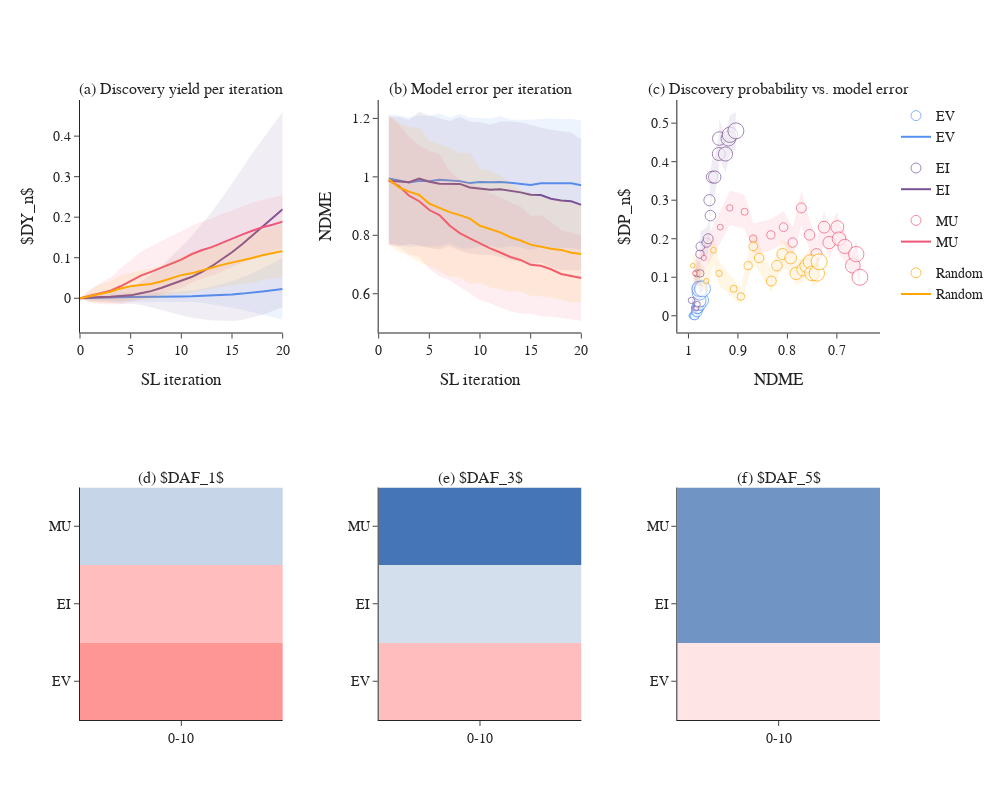

Notebook source saved alongside this figure:
### Code cell
fig = make_subplots(
    rows=2, cols=3,
    # specs=[],
    # print_grid=True,
    # shared_xaxes=True,
    # vertical_spacing=0.1,
    horizontal_spacing=0.12,
    subplot_titles=['(a) Discovery yield per iteration',  '(b) Model error per iteration', '(c) Discovery probability vs. model error',
    '(d) $DAF_1$', '(e) $DAF_3$', '(f) $DAF_5$']
)

fig.add_trace(go.Heatmap(z=DAF1, x=tr1, y=af1, hoverongaps = False, coloraxis = "coloraxis", showlegend=False), row=2, col=1)
fig.add_trace(go.Heatmap(z=DAF3, x=tr3, y=af3, hoverongaps = False, coloraxis = "coloraxis", showlegend=False), row=2, col=2)
fig.add_trace(go.Heatmap(z=DAF5, x=tr5, y=af5, hoverongaps = False, coloraxis = "coloraxis", showlegend=False), row=2, col=3)

# calculate a custom colorscalce where the midpoint = white, low=red, high=blue
color_vals = np.array([DAF1+DAF3+DAF5])
c_min = color_vals.min()
c_max = color_vals.max()
midpoint_color = ((1-c_min)/(c_max-c_min))

custom_balance_r= [
    [0.0, 'rgb(255, 150, 150)'],
    [midpoint_color, 'rgb(255,255,255)'],
    [1, 'rgb(69,117,180)']]

fig.update_layout(coloraxis = {'colorscale':custom_balance_r, 'colorbar':{'tickvals':[0,0.5,1,2.5,5], 'title':'<i>DAF<sub>n</sub></i>'}})
fig.update_layout(xaxis_showticklabels=True)
fig.update(layout_coloraxis_showscale=False)

fig.update_layout(coloraxis_colorbar=dict(
#     lenmode="pixels", 
    len=1,
))

for trace in discovery_yield_traces:
    fig.add_trace(trace, row=1, col=1)

for trace in ndme_traces:
    fig.add_trace(trace, row=1, col=2)

for trace in discovery_probability_traces:
    fig.add_trace(trace, row=1, col=3)

fig.update_xaxes(title_text='SL iteration', row=1, col=1)
fig.update_xaxes(title_text='SL iteration', row=1, col=2)
fig.update_xaxes(title_text='NDME', autorange='reversed', row=1, col=3)
fig.update_yaxes(title_text='$DY_n$', row=1, col=1)
fig.update_yaxes(title_text='NDME', row=1, col=2)
fig.update_yaxes(title_text='$DP_n$', row=1, col=3)

fig.update_layout(font=dict(family="Barlow Semi Condensed", size=14), width=1000, height=800,  showlegend=True)
fig.show()

### Figure 1 — Plotly figure (JSON) as saved in the notebook; plotly's stock layout.template omitted (floating-point values rounded to 4 significant figures)
{"data": [{"coloraxis": "coloraxis", "hoverongaps": false, "showlegend": false, "type": "heatmap", "x": ["0-10"], "xaxis": "x4", "y": ["EV", "EI", "MU"], "yaxis": "y4", "z": [[0.2], [0.5], [1.4]]}, {"coloraxis": "coloraxis", "hoverongaps": false, "showlegend": false, "type": "heatmap", "x": ["0-10"], "xaxis": "x5", "y": ["EV", "EI", "MU"], "yaxis": "y5", "z": [[0.5], [1.3], [2.3]]}, {"coloraxis": "coloraxis", "hoverongaps": false, "showlegend": false, "type": "heatmap", "x": ["0-10"], "xaxis": "x6", "y": ["EV", "EI", "MU"], "yaxis": "y6", "z": [[0.8], [2], [2]]}, {"legendgroup": "EV", "line": {"color": "#5592f3"}, "mode": "lines", "name": "EV", "showlegend": true, "type": "scatter", "x": [0, 1, 2, 3, 4, 5, 6, 7, 8, 9, 10, 11, 12, 13, 14, 15, 16, 17, 18, 19, 20], "xaxis": "x", "y": [0, 0.0009524, 0.0009524, 0.001905, 0.002381, 0.002857, 0.002857, 0.002857, 0.002857, 0.003333, 0.004286, 0.004762, 0.005714, 0.006667, 0.008095, 0.009524, 0.01143, 0.01333, 0.01667, 0.01952, 0.02286], "yaxis": "y"}, {"legendgroup": "EV", "line": {"width": 0}, "marker": {"color": "#5592f3", "opacity": 0.5}, "mode": "lines", "name": "Upper Bound", "showlegend": false, "type": "scatter", "x": [0, 1, 2, 3, 4, 5, 6, 7, 8, 9, 10, 11, 12, 13, 14, 15, 16, 17, 18, 19, 20], "xaxis": "x", "y": [0, 0.007619, 0.007619, 0.01124, 0.01276, 0.01417, 0.01417, 0.01417, 0.01417, 0.01548, 0.01791, 0.01905, 0.02259, 0.02798, 0.03508, 0.04252, 0.05134, 0.06099, 0.07316, 0.08519, 0.09889], "yaxis": "y"}, {"fill": "tonexty", "fillcolor": "rgba(85, 146, 243, 0.1)", "legendgroup": "EV", "line": {"width": 0}, "marker": {"color": "#5592f3"}, "mode": "lines", "name": "Lower Bound", "showlegend": false, "type": "scatter", "x": [0, 1, 2, 3, 4, 5, 6, 7, 8, 9, 10, 11, 12, 13, 14, 15, 16, 17, 18, 19, 20], "xaxis": "x", "y": [0, -0.005714, -0.005714, -0.007427, -0.007997, -0.008452, -0.008452, -0.008452, -0.008452, -0.008817, -0.009342, -0.009524, -0.01116, -0.01465, -0.01889, -0.02347, -0.02848, -0.03432, -0.03983, -0.04615, -0.05318], "yaxis": "y"}, {"legendgroup": "EI", "line": {"color": "#7a5195"}, "mode": "lines", "name": "EI", "showlegend": true, "type": "scatter", "x": [0, 1, 2, 3, 4, 5, 6, 7, 8, 9, 10, 11, 12, 13, 14, 15, 16, 17, 18, 19, 20], "xaxis": "x", "y": [0, 0.001905, 0.002857, 0.00381, 0.005238, 0.007143, 0.01238, 0.01762, 0.02524, 0.03381, 0.04286, 0.05238, 0.06476, 0.07905, 0.09619, 0.1133, 0.1333, 0.1552, 0.1752, 0.1971, 0.2195], "yaxis": "y"}, {"legendgroup": "EI", "line": {"width": 0}, "marker": {"color": "#7a5195", "opacity": 0.5}, "mode": "lines", "name": "Upper Bound", "showlegend": false, "type": "scatter", "x": [0, 1, 2, 3, 4, 5, 6, 7, 8, 9, 10, 11, 12, 13, 14, 15, 16, 17, 18, 19, 20], "xaxis": "x", "y": [0, 0.01124, 0.01417, 0.01838, 0.02416, 0.02776, 0.04065, 0.05726, 0.07846, 0.1023, 0.1274, 0.1528, 0.1817, 0.2129, 0.2472, 0.2825, 0.3203, 0.3576, 0.3909, 0.4255, 0.4604], "yaxis": "y"}, {"fill": "tonexty", "fillcolor": "rgba(122, 81, 149, 0.1)", "legendgroup": "EI", "line": {"width": 0}, "marker": {"color": "#7a5195"}, "mode": "lines", "name": "Lower Bound", "showlegend": false, "type": "scatter", "x": [0, 1, 2, 3, 4, 5, 6, 7, 8, 9, 10, 11, 12, 13, 14, 15, 16, 17, 18, 19, 20], "xaxis": "x", "y": [0, -0.007427, -0.008452, -0.01076, -0.01368, -0.01348, -0.01589, -0.02203, -0.02798, -0.03463, -0.04166, -0.04807, -0.05218, -0.05483, -0.05484, -0.0558, -0.05366, -0.04709, -0.04046, -0.03123, -0.0214], "yaxis": "y"}, {"legendgroup": "MU", "line": {"color": "#ef5675"}, "mode": "lines", "name": "MU", "showlegend": true, "type": "scatter", "x": [0, 1, 2, 3, 4, 5, 6, 7, 8, 9, 10, 11, 12, 13, 14, 15, 16, 17, 18, 19, 20], "xaxis": "x", "y": [0, 0.00619, 0.01143, 0.01857, 0.02952, 0.04286, 0.05571, 0.06524, 0.07524, 0.08619, 0.09524, 0.1086, 0.1186, 0.1262, 0.1371, 0.1462, 0.1571, 0.1667, 0.1752, 0.1814, 0.189], "yaxis": "y"}, {"legendgroup": "MU", "line": {"width": 0}, "marker": {"color": "#ef5675", "opacity": 0.5}, "mode": "lines", "name": "Upper Bound", "showlegend": false, "type": "scatter", "x": [0, 1, 2, 3, 4, 5, 6, 7, 8, 9, 10, 11, 12, 13, 14, 15, 16, 17, 18, 19, 20], "xaxis": "x", "y": [0, 0.0222, 0.03761, 0.05149, 0.07357, 0.09437, 0.1144, 0.1276, 0.1416, 0.1538, 0.1655, 0.1789, 0.1887, 0.1966, 0.2085, 0.2166, 0.2266, 0.2358, 0.2425, 0.248, 0.2548], "yaxis": "y"}, {"fill": "tonexty", "fillcolor": "rgba(239, 86, 117, 0.1)", "legendgroup": "MU", "line": {"width": 0}, "marker": {"color": "#ef5675"}, "mode": "lines", "name": "Lower Bound", "showlegend": false, "type": "scatter", "x": [0, 1, 2, 3, 4, 5, 6, 7, 8, 9, 10, 11, 12, 13, 14, 15, 16, 17, 18, 19, 20], "xaxis": "x", "y": [0, -0.009824, -0.01476, -0.01435, -0.01452, -0.008651, -0.003016, 0.002912, 0.008851, 0.01861, 0.02493, 0.03824, 0.04843, 0.05576, 0.06578, 0.0758, 0.08765, 0.0975, 0.1079, 0.1149, 0.1233], "yaxis": "y"}, {"legendgroup": "Random", "line": {"color": "#ffa600"}, "mode": "lines", "name": "Random", "showlegend": true, "type": "scatter", "x": [0, 1, 2, 3, 4, 5, 6, 7, 8, 9, 10, 11, 12, 13, 14, 15, 16, 17, 18, 19, 20], "xaxis": "x", "y": [0, 0.005714, 0.0119, 0.01619, 0.02429, 0.02952, 0.03286, 0.03524, 0.04143, 0.05, 0.05714, 0.06143, 0.06762, 0.07524, 0.08238, 0.08762, 0.09333, 0.09952, 0.1062, 0.1114, 0.1167], "yaxis": "y"}, {"legendgroup": "Random", "line": {"width": 0}, "marker": {"color": "#ffa600", "opacity": 0.5}, "mode": "lines", "name": "Upper Bound", "showlegend": false, "type": "scatter", "x": [0, 1, 2, 3, 4, 5, 6, 7, 8, 9, 10, 11, 12, 13, 14, 15, 16, 17, 18, 19, 20], "xaxis": "x", "y": [0, 0.02119, 0.03462, 0.04246, 0.05762, 0.06372, 0.0683, 0.0725, 0.0805, 0.09172, 0.1033, 0.1101, 0.1153, 0.1266, 0.1366, 0.143, 0.1512, 0.1616, 0.1671, 0.1743, 0.1824], "yaxis": "y"}, {"fill": "tonexty", "fillcolor": "rgba(255, 166, 0, 0.1)", "legendgroup": "Random", "line": {"width": 0}, "marker": {"color": "#ffa600"}, "mode": "lines", "name": "Lower Bound", "showlegend": false, "type": "scatter", "x": [0, 1, 2, 3, 4, 5, 6, 7, 8, 9, 10, 11, 12, 13, 14, 15, 16, 17, 18, 19, 20], "xaxis": "x", "y": [0, -0.00976, -0.01081, -0.01008, -0.009044, -0.004669, -0.002583, -0.002027, 0.002361, 0.008282, 0.01097, 0.01273, 0.01991, 0.02387, 0.02815, 0.0322, 0.03543, 0.0374, 0.04526, 0.04854, 0.0509], "yaxis": "y"}, {"legendgroup": "EV", "line": {"color": "#5592f3"}, "mode": "lines", "name": "EV", "showlegend": false, "type": "scatter", "x": [0, 1, 2, 3, 4, 5, 6, 7, 8, 9, 10, 11, 12, 13, 14, 15, 16, 17, 18, 19, 20], "xaxis": "x2", "y": [null, 0.9944, 0.9889, 0.9811, 0.9869, 0.9852, 0.9903, 0.9875, 0.9854, 0.9786, 0.9825, 0.9812, 0.9824, 0.9797, 0.9769, 0.9724, 0.9781, 0.9782, 0.9774, 0.9777, 0.9716], "yaxis": "y2"}, {"legendgroup": "EV", "line": {"width": 0}, "marker": {"color": "#5592f3", "opacity": 0.5}, "mode": "lines", "name": "Upper Bound", "showlegend": false, "type": "scatter", "x": [0, 1, 2, 3, 4, 5, 6, 7, 8, 9, 10, 11, 12, 13, 14, 15, 16, 17, 18, 19, 20], "xaxis": "x2", "y": [null, 1.214, 1.21, 1.203, 1.211, 1.208, 1.218, 1.203, 1.215, 1.203, 1.202, 1.2, 1.208, 1.196, 1.196, 1.195, 1.198, 1.2, 1.197, 1.199, 1.192], "yaxis": "y2"}, {"fill": "tonexty", "fillcolor": "rgba(85, 146, 243, 0.1)", "legendgroup": "EV", "line": {"width": 0}, "marker": {"color": "#5592f3"}, "mode": "lines", "name": "Lower Bound", "showlegend": false, "type": "scatter", "x": [0, 1, 2, 3, 4, 5, 6, 7, 8, 9, 10, 11, 12, 13, 14, 15, 16, 17, 18, 19, 20], "xaxis": "x2", "y": [null, 0.7743, 0.7676, 0.7594, 0.7627, 0.7626, 0.7627, 0.7716, 0.7553, 0.7539, 0.7627, 0.7628, 0.7564, 0.7629, 0.7579, 0.7496, 0.7585, 0.7565, 0.7576, 0.7566, 0.7509], "yaxis": "y2"}, {"legendgroup": "EI", "line": {"color": "#7a5195"}, "mode": "lines", "name": "EI", "showlegend": false, "type": "scatter", "x": [0, 1, 2, 3, 4, 5, 6, 7, 8, 9, 10, 11, 12, 13, 14, 15, 16, 17, 18, 19, 20], "xaxis": "x2", "y": [null, 0.987, 0.9841, 0.9819, 0.9939, 0.9831, 0.9762, 0.9768, 0.9759, 0.9634, 0.9601, 0.9556, 0.9575, 0.952, 0.9469, 0.9387, 0.9378, 0.9252, 0.9192, 0.9163, 0.9041], "yaxis": "y2"}, {"legendgroup": "EI", "line": {"width": 0}, "marker": {"color": "#7a5195", "opacity": 0.5}, "mode": "lines", "name": "Upper Bound", "showlegend": false, "type": "scatter", "x": [0, 1, 2, 3, 4, 5, 6, 7, 8, 9, 10, 11, 12, 13, 14, 15, 16, 17, 18, 19, 20], "xaxis": "x2", "y": [null, 1.206, 1.205, 1.195, 1.223, 1.211, 1.201, 1.191, 1.205, 1.189, 1.187, 1.178, 1.189, 1.19, 1.186, 1.176, 1.169, 1.161, 1.157, 1.152, 1.128], "yaxis": "y2"}, {"fill": "tonexty", "fillcolor": "rgba(122, 81, 149, 0.1)", "legendgroup": "EI", "line": {"width": 0}, "marker": {"color": "#7a5195"}, "mode": "lines", "name": "Lower Bound", "showlegend": false, "type": "scatter", "x": [0, 1, 2, 3, 4, 5, 6, 7, 8, 9, 10, 11, 12, 13, 14, 15, 16, 17, 18, 19, 20], "xaxis": "x2", "y": [null, 0.7685, 0.7628, 0.769, 0.7646, 0.7555, 0.7511, 0.7626, 0.7469, 0.7374, 0.7332, 0.7327, 0.7259, 0.7142, 0.7078, 0.7012, 0.7066, 0.6894, 0.6816, 0.6806, 0.6802], "yaxis": "y2"}, {"legendgroup": "MU", "line": {"color": "#ef5675"}, "mode": "lines", "name": "MU", "showlegend": false, "type": "scatter", "x": [0, 1, 2, 3, 4, 5, 6, 7, 8, 9, 10, 11, 12, 13, 14, 15, 16, 17, 18, 19, 20], "xaxis": "x2", "y": [null, 0.9872, 0.9689, 0.9357, 0.9165, 0.8865, 0.869, 0.8334, 0.8077, 0.7894, 0.7719, 0.7553, 0.7411, 0.7259, 0.7157, 0.699, 0.6958, 0.6838, 0.6677, 0.6609, 0.6535], "yaxis": "y2"}, {"legendgroup": "MU", "line": {"width": 0}, "marker": {"color": "#ef5675", "opacity": 0.5}, "mode": "lines", "name": "Upper Bound", "showlegend": false, "type": "scatter", "x": [0, 1, 2, 3, 4, 5, 6, 7, 8, 9, 10, 11, 12, 13, 14, 15, 16, 17, 18, 19, 20], "xaxis": "x2", "y": [null, 1.208, 1.179, 1.137, 1.108, 1.089, 1.078, 1.02, 0.9917, 0.9796, 0.9654, 0.9437, 0.9306, 0.9119, 0.8986, 0.8666, 0.8686, 0.8463, 0.8177, 0.8091, 0.7999], "yaxis": "y2"}, {"fill": "tonexty", "fillcolor": "rgba(239, 86, 117, 0.1)", "legendgroup": "MU", "line": {"width": 0}, "marker": {"color": "#ef5675"}, "mode": "lines", "name": "Lower Bound", "showlegend": false, "type": "scatter", "x": [0, 1, 2, 3, 4, 5, 6, 7, 8, 9, 10, 11, 12, 13, 14, 15, 16, 17, 18, 19, 20], "xaxis": "x2", "y": [null, 0.7665, 0.7588, 0.7344, 0.7255, 0.6844, 0.6596, 0.6464, 0.6237, 0.5992, 0.5783, 0.5669, 0.5517, 0.5399, 0.5328, 0.5315, 0.523, 0.5212, 0.5177, 0.5126, 0.5071], "yaxis": "y2"}, {"legendgroup": "Random", "line": {"color": "#ffa600"}, "mode": "lines", "name": "Random", "showlegend": false, "type": "scatter", "x": [0, 1, 2, 3, 4, 5, 6, 7, 8, 9, 10, 11, 12, 13, 14, 15, 16, 17, 18, 19, 20], "xaxis": "x2", "y": [null, 0.9913, 0.9641, 0.9494, 0.9381, 0.9086, 0.8939, 0.8793, 0.8689, 0.8571, 0.8324, 0.8212, 0.8099, 0.7935, 0.7822, 0.7681, 0.7611, 0.7536, 0.75, 0.7405, 0.7359], "yaxis": "y2"}, {"legendgroup": "Random", "line": {"width": 0}, "marker": {"color": "#ffa600", "opacity": 0.5}, "mode": "lines", "name": "Upper Bound", "showlegend": false, "type": "scatter", "x": [0, 1, 2, 3, 4, 5, 6, 7, 8, 9, 10, 11, 12, 13, 14, 15, 16, 17, 18, 19, 20], "xaxis": "x2", "y": [null, 1.212, 1.186, 1.17, 1.17, 1.123, 1.11, 1.099, 1.082, 1.082, 1.028, 1.021, 1.004, 0.9797, 0.9554, 0.9435, 0.9311, 0.9206, 0.9209, 0.9108, 0.9004], "yaxis": "y2"}, {"fill": "tonexty", "fillcolor": "rgba(255, 166, 0, 0.1)", "legendgroup": "Random", "line": {"width": 0}, "marker": {"color": "#ffa600"}, "mode": "lines", "name": "Lower Bound", "showlegend": false, "type": "scatter", "x": [0, 1, 2, 3, 4, 5, 6, 7, 8, 9, 10, 11, 12, 13, 14, 15, 16, 17, 18, 19, 20], "xaxis": "x2", "y": [null, 0.7705, 0.7421, 0.7291, 0.7068, 0.6938, 0.6775, 0.6592, 0.6559, 0.6323, 0.6372, 0.6211, 0.6158, 0.6072, 0.6089, 0.5927, 0.591, 0.5866, 0.5791, 0.5703, 0.5713], "yaxis": "y2"}, {"legendgroup": "EV", "marker": {"color": "white", "line": {"color": "#5592f3", "width": 1}, "size": [4, 4.6, 5.2, 5.8, 6.4, 7, 7.6, 8.2, 8.8, 9.4, 10, 10.6, 11.2, 11.8, 12.4, 13, 13.6, 14.2, 14.8, 15.4, 16]}, "mode": "markers", "name": "EV", "showlegend": true, "type": "scatter", "x": [null, 0.9944, 0.9889, 0.9811, 0.9869, 0.9852, 0.9903, 0.9875, 0.9854, 0.9786, 0.9825, 0.9812, 0.9824, 0.9797, 0.9769, 0.9724, 0.9781, 0.9782, 0.9774, 0.9777, 0.9716], "xaxis": "x3", "y": [0.02, 0, 0.02, 0.01, 0.01, 0, 0, 0, 0.01, 0.02, 0.01, 0.02, 0.02, 0.03, 0.03, 0.04, 0.04, 0.07, 0.06, 0.07, 0.07], "yaxis": "y3"}, {"legendgroup": "EV", "line": {"width": 0}, "marker": {"color": "#5592f3"}, "mode": "lines", "name": "Upper Bound", "showlegend": false, "type": "scatter", "x": [null, 0.9944, 0.9889, 0.9811, 0.9869, 0.9852, 0.9903, 0.9875, 0.9854, 0.9786, 0.9825, 0.9812, 0.9824, 0.9797, 0.9769, 0.9724, 0.9781, 0.9782, 0.9774, 0.9777, 0.9716], "xaxis": "x3", "y": [0.034, 0, 0.034, 0.01995, 0.01995, 0, 0, 0, 0.01995, 0.034, 0.01995, 0.034, 0.034, 0.04706, 0.04706, 0.0596, 0.0596, 0.09551, 0.08375, 0.09551, 0.09551], "yaxis": "y3"}, {"fill": "tonexty", "fillcolor": "rgba(85, 146, 243, 0.1)", "legendgroup": "EV", "line": {"width": 0}, "marker": {"color": "#5592f3"}, "mode": "lines", "name": "Lower Bound", "showlegend": false, "type": "scatter", "x": [null, 0.9944, 0.9889, 0.9811, 0.9869, 0.9852, 0.9903, 0.9875, 0.9854, 0.9786, 0.9825, 0.9812, 0.9824, 0.9797, 0.9769, 0.9724, 0.9781, 0.9782, 0.9774, 0.9777, 0.9716], "xaxis": "x3", "y": [0.006, 0, 0.006, 5.013e-05, 5.013e-05, 0, 0, 0, 5.013e-05, 0.006, 5.013e-05, 0.006, 0.006, 0.01294, 0.01294, 0.0204, 0.0204, 0.04449, 0.03625, 0.04449, 0.04449], "yaxis": "y3"}, {"legendgroup": "EI", "marker": {"color": "white", "line": {"color": "#7a5195", "width": 1}, "size": [4, 4.6, 5.2, 5.8, 6.4, 7, 7.6, 8.2, 8.8, 9.4, 10, 10.6, 11.2, 11.8, 12.4, 13, 13.6, 14.2, 14.8, 15.4, 16]}, "mode": "markers", "name": "EI", "showlegend": true, "type": "scatter", "x": [null, 0.987, 0.9841, 0.9819, 0.9939, 0.9831, 0.9762, 0.9768, 0.9759, 0.9634, 0.9601, 0.9556, 0.9575, 0.952, 0.9469, 0.9387, 0.9378, 0.9252, 0.9192, 0.9163, 0.9041], "xaxis": "x3", "y": [0.04, 0.02, 0.02, 0.03, 0.04, 0.11, 0.11, 0.16, 0.18, 0.19, 0.2, 0.26, 0.3, 0.36, 0.36, 0.42, 0.46, 0.42, 0.46, 0.47, 0.48], "yaxis": "y3"}, {"legendgroup": "EI", "line": {"width": 0}, "marker": {"color": "#7a5195"}, "mode": "lines", "name": "Upper Bound", "showlegend": false, "type": "scatter", "x": [null, 0.987, 0.9841, 0.9819, 0.9939, 0.9831, 0.9762, 0.9768, 0.9759, 0.9634, 0.9601, 0.9556, 0.9575, 0.952, 0.9469, 0.9387, 0.9378, 0.9252, 0.9192, 0.9163, 0.9041], "xaxis": "x3", "y": [0.0596, 0.034, 0.034, 0.04706, 0.0596, 0.1413, 0.1413, 0.1967, 0.2184, 0.2292, 0.24, 0.3039, 0.3458, 0.408, 0.408, 0.4694, 0.5098, 0.4694, 0.5098, 0.5199, 0.53], "yaxis": "y3"}, {"fill": "tonexty", "fillcolor": "rgba(122, 81, 149, 0.1)", "legendgroup": "EI", "line": {"width": 0}, "marker": {"color": "#7a5195"}, "mode": "lines", "name": "Lower Bound", "showlegend": false, "type": "scatter", "x": [null, 0.987, 0.9841, 0.9819, 0.9939, 0.9831, 0.9762, 0.9768, 0.9759, 0.9634, 0.9601, 0.9556, 0.9575, 0.952, 0.9469, 0.9387, 0.9378, 0.9252, 0.9192, 0.9163, 0.9041], "xaxis": "x3", "y": [0.0204, 0.006, 0.006, 0.01294, 0.0204, 0.07871, 0.07871, 0.1233, 0.1416, 0.1508, 0.16, 0.2161, 0.2542, 0.312, 0.312, 0.3706, 0.4102, 0.3706, 0.4102, 0.4201, 0.43], "yaxis": "y3"}, {"legendgroup": "MU", "marker": {"color": "white", "line": {"color": "#ef5675", "width": 1}, "size": [4, 4.6, 5.2, 5.8, 6.4, 7, 7.6, 8.2, 8.8, 9.4, 10, 10.6, 11.2, 11.8, 12.4, 13, 13.6, 14.2, 14.8, 15.4, 16]}, "mode": "markers", "name": "MU", "showlegend": true, "type": "scatter", "x": [null, 0.9872, 0.9689, 0.9357, 0.9165, 0.8865, 0.869, 0.8334, 0.8077, 0.7894, 0.7719, 0.7553, 0.7411, 0.7259, 0.7157, 0.699, 0.6958, 0.6838, 0.6677, 0.6609, 0.6535], "xaxis": "x3", "y": [0.13, 0.11, 0.15, 0.23, 0.28, 0.27, 0.2, 0.21, 0.23, 0.19, 0.28, 0.21, 0.16, 0.23, 0.19, 0.23, 0.2, 0.18, 0.13, 0.16, 0.1], "yaxis": "y3"}, {"legendgroup": "MU", "line": {"width": 0}, "marker": {"color": "#ef5675"}, "mode": "lines", "name": "Upper Bound", "showlegend": false, "type": "scatter", "x": [null, 0.9872, 0.9689, 0.9357, 0.9165, 0.8865, 0.869, 0.8334, 0.8077, 0.7894, 0.7719, 0.7553, 0.7411, 0.7259, 0.7157, 0.699, 0.6958, 0.6838, 0.6677, 0.6609, 0.6535], "xaxis": "x3", "y": [0.1636, 0.1413, 0.1857, 0.2721, 0.3249, 0.3144, 0.24, 0.2507, 0.2721, 0.2292, 0.3249, 0.2507, 0.1967, 0.2721, 0.2292, 0.2721, 0.24, 0.2184, 0.1636, 0.1967, 0.13], "yaxis": "y3"}, {"fill": "tonexty", "fillcolor": "rgba(239, 86, 117, 0.1)", "legendgroup": "MU", "line": {"width": 0}, "marker": {"color": "#ef5675"}, "mode": "lines", "name": "Lower Bound", "showlegend": false, "type": "scatter", "x": [null, 0.9872, 0.9689, 0.9357, 0.9165, 0.8865, 0.869, 0.8334, 0.8077, 0.7894, 0.7719, 0.7553, 0.7411, 0.7259, 0.7157, 0.699, 0.6958, 0.6838, 0.6677, 0.6609, 0.6535], "xaxis": "x3", "y": [0.09637, 0.07871, 0.1143, 0.1879, 0.2351, 0.2256, 0.16, 0.1693, 0.1879, 0.1508, 0.2351, 0.1693, 0.1233, 0.1879, 0.1508, 0.1879, 0.16, 0.1416, 0.09637, 0.1233, 0.07], "yaxis": "y3"}, {"legendgroup": "Random", "marker": {"color": "white", "line": {"color": "#ffa600", "width": 1}, "size": [4, 4.6, 5.2, 5.8, 6.4, 7, 7.6, 8.2, 8.8, 9.4, 10, 10.6, 11.2, 11.8, 12.4, 13, 13.6, 14.2, 14.8, 15.4, 16]}, "mode": "markers", "name": "Random", "showlegend": true, "type": "scatter", "x": [null, 0.9913, 0.9641, 0.9494, 0.9381, 0.9086, 0.8939, 0.8793, 0.8689, 0.8571, 0.8324, 0.8212, 0.8099, 0.7935, 0.7822, 0.7681, 0.7611, 0.7536, 0.75, 0.7405, 0.7359], "xaxis": "x3", "y": [0.12, 0.13, 0.09, 0.17, 0.11, 0.07, 0.05, 0.13, 0.18, 0.15, 0.09, 0.13, 0.16, 0.15, 0.11, 0.12, 0.13, 0.14, 0.11, 0.11, 0.14], "yaxis": "y3"}, {"legendgroup": "Random", "line": {"width": 0}, "marker": {"color": "#ffa600"}, "mode": "lines", "name": "Upper Bound", "showlegend": false, "type": "scatter", "x": [null, 0.9913, 0.9641, 0.9494, 0.9381, 0.9086, 0.8939, 0.8793, 0.8689, 0.8571, 0.8324, 0.8212, 0.8099, 0.7935, 0.7822, 0.7681, 0.7611, 0.7536, 0.75, 0.7405, 0.7359], "xaxis": "x3", "y": [0.1525, 0.1636, 0.1186, 0.2076, 0.1413, 0.09551, 0.07179, 0.1636, 0.2184, 0.1857, 0.1186, 0.1636, 0.1967, 0.1857, 0.1413, 0.1525, 0.1636, 0.1747, 0.1413, 0.1413, 0.1747], "yaxis": "y3"}, {"fill": "tonexty", "fillcolor": "rgba(255, 166, 0, 0.1)", "legendgroup": "Random", "line": {"width": 0}, "marker": {"color": "#ffa600"}, "mode": "lines", "name": "Lower Bound", "showlegend": false, "type": "scatter", "x": [null, 0.9913, 0.9641, 0.9494, 0.9381, 0.9086, 0.8939, 0.8793, 0.8689, 0.8571, 0.8324, 0.8212, 0.8099, 0.7935, 0.7822, 0.7681, 0.7611, 0.7536, 0.75, 0.7405, 0.7359], "xaxis": "x3", "y": [0.0875, 0.09637, 0.06138, 0.1324, 0.07871, 0.04449, 0.02821, 0.09637, 0.1416, 0.1143, 0.06138, 0.09637, 0.1233, 0.1143, 0.07871, 0.0875, 0.09637, 0.1053, 0.07871, 0.07871, 0.1053], "yaxis": "y3"}], "layout": {"annotations": [{"font": {"size": 16}, "showarrow": false, "text": "(a) Discovery yield per iteration", "x": 0.1267, "xanchor": "center", "xref": "paper", "y": 1, "yanchor": "bottom", "yref": "paper"}, {"font": {"size": 16}, "showarrow": false, "text": "(b) Model error per iteration", "x": 0.5, "xanchor": "center", "xref": "paper", "y": 1, "yanchor": "bottom", "yref": "paper"}, {"font": {"size": 16}, "showarrow": false, "text": "(c) Discovery probability vs. model error", "x": 0.8733, "xanchor": "center", "xref": "paper", "y": 1, "yanchor": "bottom", "yref": "paper"}, {"font": {"size": 16}, "showarrow": false, "text": "(d) $DAF_1$", "x": 0.1267, "xanchor": "center", "xref": "paper", "y": 0.375, "yanchor": "bottom", "yref": "paper"}, {"font": {"size": 16}, "showarrow": false, "text": "(e) $DAF_3$", "x": 0.5, "xanchor": "center", "xref": "paper", "y": 0.375, "yanchor": "bottom", "yref": "paper"}, {"font": {"size": 16}, "showarrow": false, "text": "(f) $DAF_5$", "x": 0.8733, "xanchor": "center", "xref": "paper", "y": 0.375, "yanchor": "bottom", "yref": "paper"}], "coloraxis": {"colorbar": {"len": 1, "tickvals": [0, 0.5, 1, 2.5, 5], "title": {"text": "<i>DAF<sub>n</sub></i>"}}, "colorscale": [[0, "rgb(255, 150, 150)"], [0.381, "rgb(255,255,255)"], [1, "rgb(69,117,180)"]], "showscale": false}, "font": {"family": "Barlow Semi Condensed", "size": 14}, "height": 800, "showlegend": true, "width": 1000, "xaxis": {"anchor": "y", "autorange": true, "domain": [0, 0.2533], "range": [0, 20], "showticklabels": true, "title": {"text": "SL iteration"}, "type": "linear"}, "xaxis2": {"anchor": "y2", "autorange": true, "domain": [0.3733, 0.6267], "range": [0, 20], "title": {"text": "SL iteration"}, "type": "linear"}, "xaxis3": {"anchor": "y3", "autorange": true, "domain": [0.7467, 1], "range": [1.022, 0.6129], "title": {"text": "NDME"}, "type": "linear"}, "xaxis4": {"anchor": "y4", "autorange": true, "domain": [0, 0.2533], "range": [-0.5, 0.5], "type": "category"}, "xaxis5": {"anchor": "y5", "autorange": true, "domain": [0.3733, 0.6267], "range": [-0.5, 0.5], "type": "category"}, "xaxis6": {"anchor": "y6", "autorange": true, "domain": [0.7467, 1], "range": [-0.5, 0.5], "type": "category"}, "yaxis": {"anchor": "x", "autorange": true, "domain": [0.625, 1], "range": [-0.08448, 0.4891], "title": {"text": "$DY_n$"}, "type": "linear"}, "yaxis2": {"anchor": "x2", "autorange": true, "domain": [0.625, 1], "range": [0.4674, 1.263], "title": {"text": "NDME"}, "type": "linear"}, "yaxis3": {"anchor": "x3", "autorange": true, "domain": [0.625, 1], "range": [-0.04349, 0.5601], "title": {"text": "$DP_n$"}, "type": "linear"}, "yaxis4": {"anchor": "x4", "autorange": true, "domain": [0, 0.375], "range": [-0.5, 2.5], "type": "category"}, "yaxis5": {"anchor": "x5", "autorange": true, "domain": [0, 0.375], "range": [-0.5, 2.5], "type": "category"}, "yaxis6": {"anchor": "x6", "autorange": true, "domain": [0, 0.375], "range": [-0.5, 2.5], "type": "category"}}}
